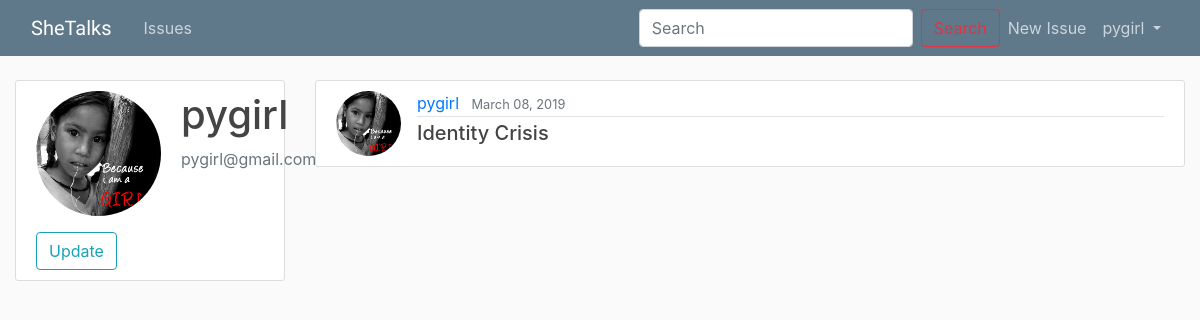
The app's page /user_profile/ (signed in) with its own data.
### usersapp/models.py (models this page shows, shortened)
class Profile(models.Model):
    user = models.OneToOneField(User, on_delete=models.CASCADE)
    image = models.ImageField(default='default.jpg', upload_to='profile_pics')
    bio = models.CharField(max_length=100)

### girlapp/models.py (models this page shows, shortened)
class Issue(models.Model):
    title = models.CharField(max_length=30)
    content = models.TextField()
    created = models.DateTimeField(default=timezone.now)
    user = models.ForeignKey(User, on_delete=models.CASCADE)

### usersapp/views.py (the view)
# urls.py: path('user_profile/', user_views.user_profile, name='user-profile'),
@login_required
def user_profile(request):
    prof = Profile.objects.get(user=request.user)
    issues = Issue.objects.filter(user=request.user)
    return render(request, 'usersapp/user_profile.html', {'prof': prof, 'issues': issues})

### usersapp/templates/usersapp/user_profile.html (shortened to what this page needs)
{% extends 'girlapp/base.html' %}
{% load crispy_forms_tags %}
{% block body %}
<div class="row">
<div class="col-sm-3">
<div class="content-section">
  <div class="media">
    <img class="rounded-circle account-img" src="{{ user.profile.image.url }}" alt="">
    <div class="media-body">
      <h3 class="account-heading">{{ user.username }}</h3>
      <p class="text-secondary">{{ user.email }}</p>
    </div>
  </div>
        <a href="{% url 'update-profile' %}" class="btn btn-outline-info">Update</a>
</div>
    </div>
<div class="col-sm-9">
{% if issues %}
    {% for issue in issues %}
        <article class="media content-section">
        <img class="rounded-circle article-img" src="{{ issue.user.profile.image.url }}" alt="">
          <div class="media-body">
            <div class="article-metadata">
              <a class="mr-2" href="{% url 'girlapp:user-issues' issue.user.username %}">{{ issue.user }}</a>
              <small class="text-muted">{{ issue.created|date:"F d, Y" }}</small>
            </div>
            <h5><a class="article-title" href="{% url 'girlapp:issue-detail' issue.id %}"> {{ issue.title }}</a></h5>
          </div>
        </article>
    {% endfor %}
{% endif %}
</div>
</div>
{% endblock %}

### girlapp/templates/girlapp/base.html (shortened to what this page needs)
{% load static %}
<html lang="en">
<head>
    <link rel="stylesheet" href="https://maxcdn.bootstrapcdn.com/bootstrap/4.0.0/css/bootstrap.min.css">
    <link rel="stylesheet" type="text/css" href="{% static 'girlapp/css/main.css' %}">
</head>
<body>
<header class="site-header">
    <nav class="navbar navbar-expand-md navbar-dark bg-steel fixed-top">
        <div class="container-fluid">
            <a class="navbar-brand mr-4" href="{% url 'girlapp:girlapp-home' %}" style="font-family: 'Satisfy', cursive;">SheTalks</a>
            <div class="collapse navbar-collapse" id="navbarToggle">
                <div class="navbar-nav mr-auto">
                    <a class="nav-item nav-link" href="{% url 'girlapp:girlapp-index' %}">Issues</a>
            </div>
                <div class="navbar-nav navbar-right">
    <form class="form-inline my-2 my-lg-0">
      <input class="form-control mr-sm-2" type="search" placeholder="Search" aria-label="Search">
      <button class="btn btn-outline-danger my-2 my-sm-0" type="submit">Search</button>
    </form>
                    {% if user.is_authenticated %}
                <a class="nav-item nav-link" href="{% url 'girlapp:issue-create' %}">New Issue</a>
            <ul class="navbar-nav ml-auto">
            <li class="nav-item">
              <a class="nav-link dropdown-toggle" href="#" id="userMenu" data-toggle="dropdown" aria-haspopup="true" aria-expanded="false">
                  {{ request.user.username }}
              </a>
            </li>
          </ul>
                    {% else %}
                    <a class="nav-item nav-link" href="{% url 'login' %}">Login</a>
                    <a class="nav-item nav-link" href="{% url 'register' %}">Sign Up</a>
                    {% endif %}
                </div>
            </div>
        </div>
    </nav>
</header>
<div class="container-fluid">
    <div class="row">
           <div class="col-md-12">
            {% block body %}
            {% endblock %}
        </div>
    </div>
</div>
</body>
</html>

### girlapp/static/girlapp/css/main.css (style rules this page uses)
body { background: #fafafa; color: #333333; margin-top: 5rem; }
h1, h2, h3, h4, h5, h6 { color: #444444; }
ul { margin: 0; }
.bg-steel { background-color: #5f788a; }
.site-header .navbar-nav .nav-link { color: #cbd5db; }
.content-section { background: #ffffff; padding: 10px 20px; border: 1px solid #dddddd; border-radius: 3px; margin-bottom: 20px; }
.article-title { color: #444444; }
.article-img { height: 65px; width: 65px; margin-right: 16px; }
.article-metadata { padding-bottom: 1px; margin-bottom: 4px; border-bottom: 1px solid #e3e3e3 }
.account-img { height: 125px; width: 125px; margin-right: 20px; margin-bottom: 16px; }
.account-heading { font-size: 2.5rem; }
.navbar-brand { font-family: 'Satisfy', cursive; }

### records on screen
Issue: user.profile.image (placeholder picture), user "pygirl", created "March 08, 2019", title "Identity Crisis"

### other values on screen
{{ request.user.username }} "pygirl"
{{ user.username }} "pygirl"
{{ user.email }} "pygirl@gmail.com"
